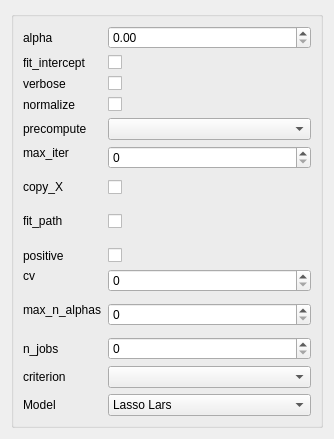
<?xml version="1.0" encoding="UTF-8"?>
<ui version="4.0">
 <class>Form</class>
 <widget class="QWidget" name="Form">
  <property name="geometry">
   <rect>
    <x>0</x>
    <y>0</y>
    <width>292</width>
    <height>398</height>
   </rect>
  </property>
  <property name="sizePolicy">
   <sizepolicy hsizetype="Ignored" vsizetype="Ignored">
    <horstretch>0</horstretch>
    <verstretch>0</verstretch>
   </sizepolicy>
  </property>
  <property name="windowTitle">
   <string>Form</string>
  </property>
  <layout class="QVBoxLayout" name="verticalLayout">
   <item>
    <widget class="QGroupBox" name="formGroupBox">
     <layout class="QFormLayout" name="formLayout">
      <property name="fieldGrowthPolicy">
       <enum>QFormLayout::AllNonFixedFieldsGrow</enum>
      </property>
      <item row="0" column="0">
       <widget class="QLabel" name="alphaLabel">
        <property name="text">
         <string>alpha</string>
        </property>
       </widget>
      </item>
      <item row="0" column="1">
       <widget class="QDoubleSpinBox" name="alphaDoubleSpinBox">
        <property name="toolTip">
         <string>Constant that multiplies the penalty term. Defaults to 1.0. alpha = 0 is equivalent to an ordinary least square, solved by LinearRegression. For numerical reasons, using alpha = 0 with the LassoLars object is not advised and you should prefer the LinearRegression object.</string>
        </property>
        <property name="whatsThis">
         <string>http://scikit-learn.org/stable/modules/generated/sklearn.linear_model.LassoLars.html</string>
        </property>
       </widget>
      </item>
      <item row="1" column="0">
       <widget class="QLabel" name="fit_interceptLabel">
        <property name="text">
         <string>fit_intercept</string>
        </property>
       </widget>
      </item>
      <item row="1" column="1">
       <widget class="QCheckBox" name="fit_interceptCheckBox">
        <property name="toolTip">
         <string>whether to calculate the intercept for this model. If set to false, no intercept will be used in calculations (e.g. data is expected to be already centered).</string>
        </property>
        <property name="whatsThis">
         <string>http://scikit-learn.org/stable/modules/generated/sklearn.linear_model.LassoLars.html</string>
        </property>
       </widget>
      </item>
      <item row="2" column="0">
       <widget class="QLabel" name="verboseLabel">
        <property name="text">
         <string>verbose</string>
        </property>
       </widget>
      </item>
      <item row="2" column="1">
       <widget class="QCheckBox" name="verboseCheckBox">
        <property name="toolTip">
         <string>Sets the verbosity amount</string>
        </property>
        <property name="whatsThis">
         <string>http://scikit-learn.org/stable/modules/generated/sklearn.linear_model.LassoLars.html</string>
        </property>
       </widget>
      </item>
      <item row="3" column="0">
       <widget class="QLabel" name="normalizeLabel">
        <property name="text">
         <string>normalize</string>
        </property>
       </widget>
      </item>
      <item row="3" column="1">
       <widget class="QCheckBox" name="normalizeCheckBox">
        <property name="toolTip">
         <string>This parameter is ignored when fit_intercept is set to False. If True, the regressors X will be normalized before regression by subtracting the mean and dividing by the l2-norm. If you wish to standardize, please use sklearn.preprocessing.StandardScaler before calling fit on an estimator with normalize=False.</string>
        </property>
        <property name="whatsThis">
         <string>http://scikit-learn.org/stable/modules/generated/sklearn.linear_model.LassoLars.html</string>
        </property>
       </widget>
      </item>
      <item row="4" column="0">
       <widget class="QLabel" name="precomputeLabel">
        <property name="text">
         <string>precompute</string>
        </property>
       </widget>
      </item>
      <item row="4" column="1">
       <widget class="QComboBox" name="precomputeComboBox">
        <property name="toolTip">
         <string>Whether to use a precomputed Gram matrix to speed up calculations. If set to 'auto' let us decide. The Gram matrix can also be passed as argument.</string>
        </property>
        <property name="whatsThis">
         <string>http://scikit-learn.org/stable/modules/generated/sklearn.linear_model.LassoLars.html</string>
        </property>
       </widget>
      </item>
      <item row="5" column="0">
       <widget class="QLabel" name="max_iterLabel">
        <property name="text">
         <string>max_iter
</string>
        </property>
       </widget>
      </item>
      <item row="5" column="1">
       <widget class="QSpinBox" name="max_iterSpinBox">
        <property name="toolTip">
         <string>Maximum number of iterations to perform.</string>
        </property>
        <property name="whatsThis">
         <string>http://scikit-learn.org/stable/modules/generated/sklearn.linear_model.LassoLars.html</string>
        </property>
       </widget>
      </item>
      <item row="6" column="0">
       <widget class="QLabel" name="copy_XLabel">
        <property name="text">
         <string>copy_X
</string>
        </property>
       </widget>
      </item>
      <item row="6" column="1">
       <widget class="QCheckBox" name="copy_XCheckBox">
        <property name="toolTip">
         <string>If True, X will be copied; else, it may be overwritten.</string>
        </property>
        <property name="whatsThis">
         <string>http://scikit-learn.org/stable/modules/generated/sklearn.linear_model.LassoLars.html</string>
        </property>
       </widget>
      </item>
      <item row="7" column="0">
       <widget class="QLabel" name="fit_pathLabel">
        <property name="text">
         <string>fit_path
</string>
        </property>
       </widget>
      </item>
      <item row="7" column="1">
       <widget class="QCheckBox" name="fit_pathCheckBox">
        <property name="toolTip">
         <string>If True the full path is stored in the coef_path_ attribute. If you compute the solution for a large problem or many targets, setting fit_path to False will lead to a speedup, especially with a small alpha.</string>
        </property>
        <property name="whatsThis">
         <string>http://scikit-learn.org/stable/modules/generated/sklearn.linear_model.LassoLars.html</string>
        </property>
       </widget>
      </item>
      <item row="8" column="0">
       <widget class="QLabel" name="positiveLabel">
        <property name="text">
         <string>positive</string>
        </property>
       </widget>
      </item>
      <item row="8" column="1">
       <widget class="QCheckBox" name="positiveCheckBox">
        <property name="toolTip">
         <string>Restrict coefficients to be &gt;= 0. Be aware that you might want to remove fit_intercept which is set True by default. Under the positive restriction the model coefficients will not converge to the ordinary-least-squares solution for small values of alpha. Only coefficients up to the smallest alpha value (alphas_[alphas_ &gt; 0.].min() when fit_path=True) reached by the stepwise Lars-Lasso algorithm are typically in congruence with the solution of the coordinate descent Lasso estimator.</string>
        </property>
        <property name="whatsThis">
         <string>http://scikit-learn.org/stable/modules/generated/sklearn.linear_model.LassoLars.html</string>
        </property>
       </widget>
      </item>
      <item row="9" column="0">
       <widget class="QLabel" name="cvLabel">
        <property name="text">
         <string>cv
</string>
        </property>
       </widget>
      </item>
      <item row="9" column="1">
       <widget class="QSpinBox" name="cvSpinBox">
        <property name="whatsThis">
         <string>http://scikit-learn.org/stable/modules/generated/sklearn.linear_model.LassoLars.html</string>
        </property>
       </widget>
      </item>
      <item row="10" column="0">
       <widget class="QLabel" name="max_n_alphasLabel">
        <property name="text">
         <string>max_n_alphas
</string>
        </property>
       </widget>
      </item>
      <item row="10" column="1">
       <widget class="QSpinBox" name="max_n_alphasSpinBox">
        <property name="whatsThis">
         <string>http://scikit-learn.org/stable/modules/generated/sklearn.linear_model.LassoLars.html</string>
        </property>
       </widget>
      </item>
      <item row="11" column="0">
       <widget class="QLabel" name="n_jobsLabel">
        <property name="text">
         <string>n_jobs</string>
        </property>
       </widget>
      </item>
      <item row="11" column="1">
       <widget class="QSpinBox" name="n_jobsSpinBox">
        <property name="whatsThis">
         <string>http://scikit-learn.org/stable/modules/generated/sklearn.linear_model.LassoLars.html</string>
        </property>
       </widget>
      </item>
      <item row="12" column="0">
       <widget class="QLabel" name="criterionLabel">
        <property name="text">
         <string>criterion </string>
        </property>
       </widget>
      </item>
      <item row="12" column="1">
       <widget class="QComboBox" name="criterionComboBox">
        <property name="whatsThis">
         <string>http://scikit-learn.org/stable/modules/generated/sklearn.linear_model.LassoLars.html</string>
        </property>
       </widget>
      </item>
      <item row="13" column="0">
       <widget class="QLabel" name="modelLabel">
        <property name="text">
         <string>Model</string>
        </property>
       </widget>
      </item>
      <item row="13" column="1">
       <widget class="QComboBox" name="modelComboBox">
        <property name="whatsThis">
         <string>http://scikit-learn.org/stable/modules/generated/sklearn.linear_model.LassoLars.html</string>
        </property>
        <item>
         <property name="text">
          <string>Lasso Lars</string>
         </property>
        </item>
        <item>
         <property name="text">
          <string>Cross Validated Lasso Lars</string>
         </property>
        </item>
        <item>
         <property name="text">
          <string>Information Criterion Lasso Lars</string>
         </property>
        </item>
       </widget>
      </item>
     </layout>
    </widget>
   </item>
  </layout>
 </widget>
 <resources/>
 <connections/>
</ui>
